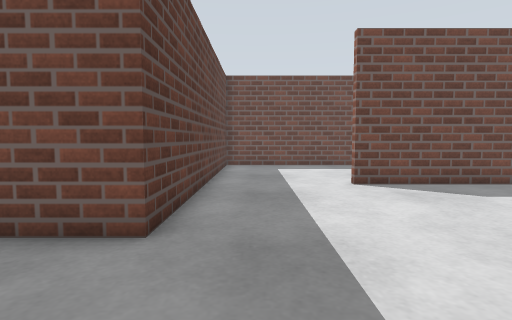
view 1 (above)

12 first-person views from a walk through a Gazebo world. The camera is 0.72 m above the floor, tilts 4° down and sees 80° across. The floor is counted in squares, 0.5 m on a side. Each view is taken from the middle of a square. On the plan, view 1 faces up. The plan holds only what a view shows up to about 14 squares ahead; the rest is blank. The place goes on beyond the plan.

view 2
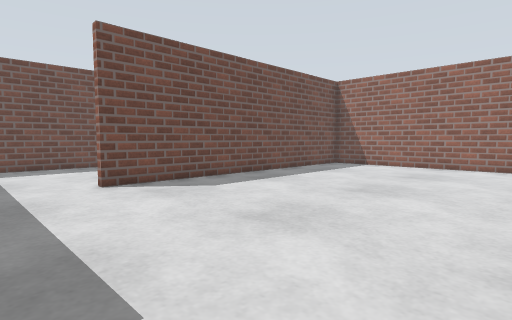

view 3
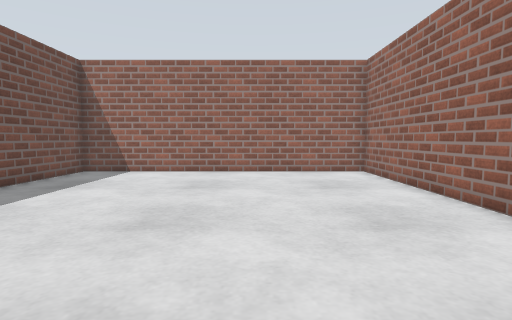

view 4
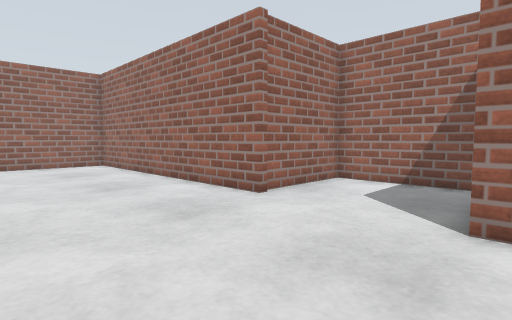

view 5
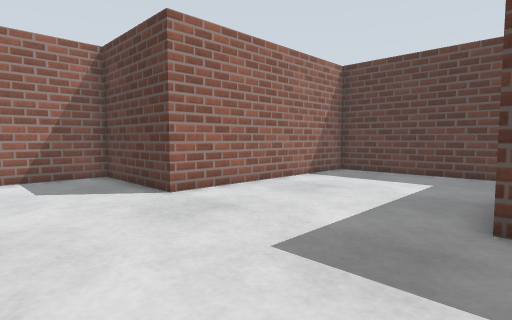

view 6
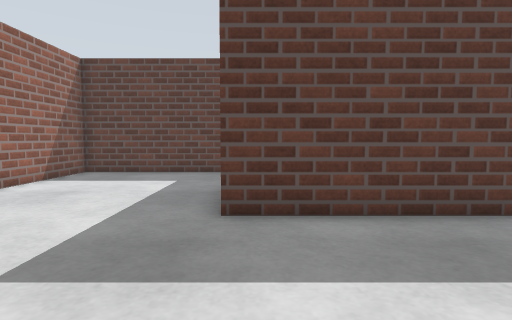

view 7
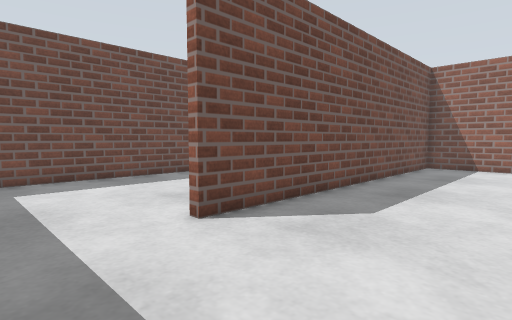

view 8
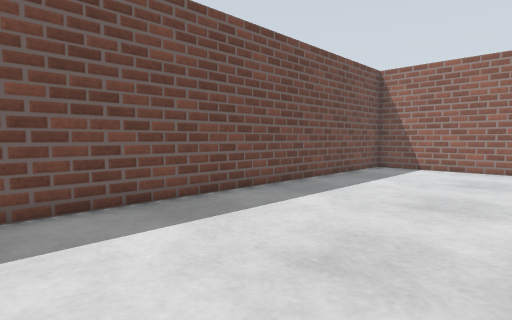

view 9
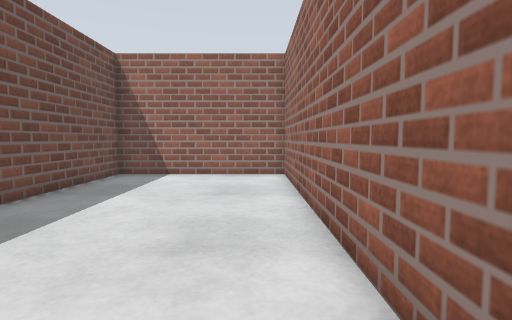

view 10
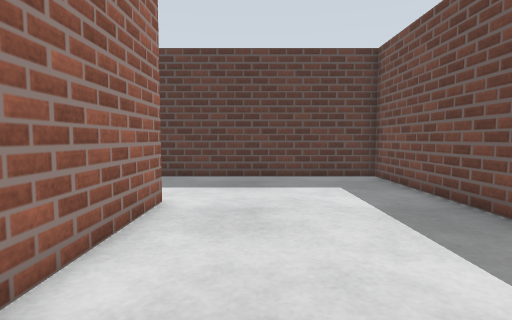

view 11
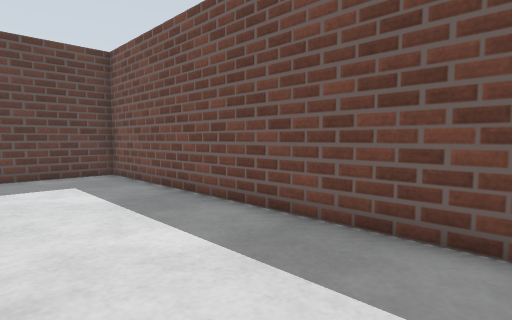

view 12
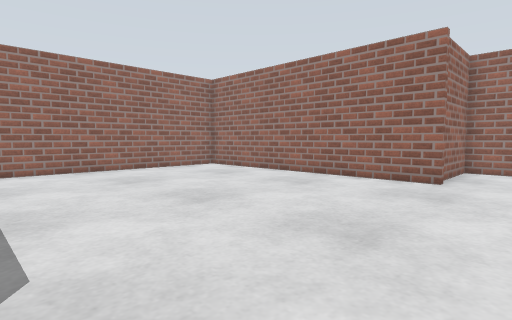

### Floor plan
Ten units are one square. View 1 is at (0, 0); x grows to the right and y downward. Boxes are objects, and circles mark ways between rooms. Rooms are numbered by the first view taken in them; rooms with no view inside come last. Other rooms are left out.
<svg viewBox="-95 -170 263 246">
<path fill="none" stroke="#000" d="M46 31 46 27 163 27 163 -95 30 -95M-16 -105 -16 -43 -38 -43M-90 -36 -90 23 -1 23 -1 71 48 71 48 32M30 -98 163 -98 163 -165 -16 -165 -16 -105"/>
<circle cx="10" cy="-100" r="3" fill="#2a7"/>
<circle cx="105" cy="-100" r="3" fill="#2a7"/>
<text x="50" y="-30">1</text>
<text x="70" y="-140">2</text>
</svg>
Room 1 opens to room 2.

Where each view was taken, in squares from view 1:
view 1: 0 up, 0 right, facing up
view 2: 0 up, 0 right, facing up-right
view 3: 2 up, 3 right, facing right
view 4: 3 up, 1 left, facing down-right
view 5: 5 up, 4 right, facing down-left
view 6: 5 up, 4 right, facing left
view 7: 5 up, 0 right, facing up-right
view 8: 10 up, 1 right, facing up-right
view 9: 11 up, 4 right, facing right
view 10: 12 up, 10 right, facing left
view 11: 12 up, 11 right, facing up-left
view 12: 8 up, 2 right, facing down-right
